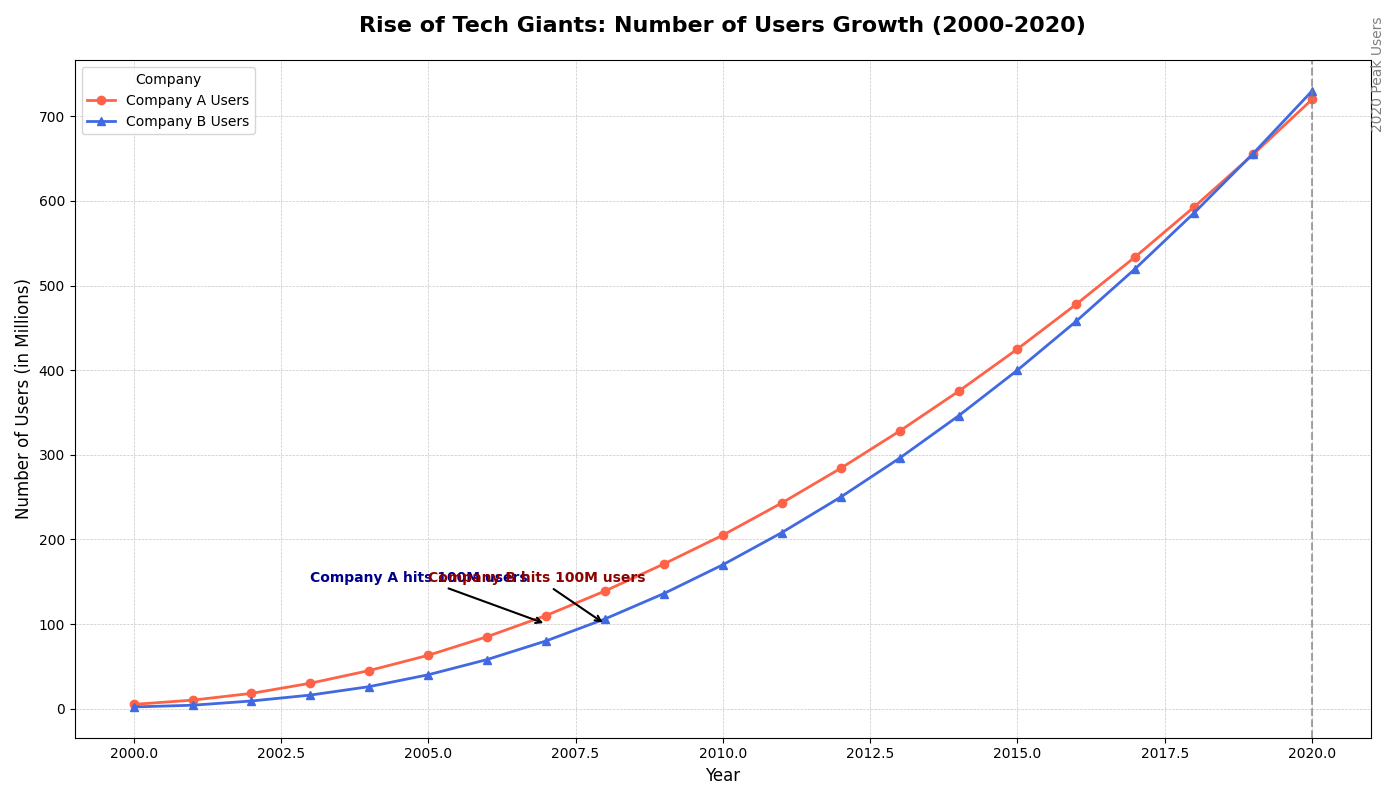

The Python source for this figure:
import matplotlib.pyplot as plt
import numpy as np

years = np.arange(2000, 2021)
company_a_users = np.array([5, 10, 18, 30, 45, 63, 85, 110, 139, 171, 205, 243, 284, 328, 375, 425, 478, 534, 593, 655, 720])
company_b_users = np.array([2, 4, 9, 16, 26, 40, 58, 80, 106, 136, 170, 208, 250, 296, 346, 400, 458, 520, 586, 656, 730])

fig, ax1 = plt.subplots(figsize=(14, 8))

# Colors shuffled by switching
ax1.plot(years, company_a_users, label='Company A Users', marker='o', linestyle='-', color='tomato', linewidth=2, markersize=6)
ax1.plot(years, company_b_users, label='Company B Users', marker='^', linestyle='-', color='royalblue', linewidth=2, markersize=6)

ax1.annotate('Company A hits 100M users', xy=(2007, 100), xytext=(2003, 150),
             arrowprops=dict(facecolor='black', arrowstyle='->', lw=1.5),
             fontsize=10, fontweight='bold', color='darkblue')

ax1.annotate('Company B hits 100M users', xy=(2008, 100), xytext=(2005, 150),
             arrowprops=dict(facecolor='black', arrowstyle='->', lw=1.5),
             fontsize=10, fontweight='bold', color='darkred')

ax1.axvline(x=2020, color='gray', linestyle='--', linewidth=1.5, alpha=0.7)
ax1.text(2021, 750, '2020 Peak Users', rotation=90, verticalalignment='center', fontsize=10, color='gray')

ax1.set_title("Rise of Tech Giants: Number of Users Growth (2000-2020)", fontsize=16, fontweight='bold', pad=20)
ax1.set_xlabel("Year", fontsize=12)
ax1.set_ylabel("Number of Users (in Millions)", fontsize=12)

ax1.legend(loc='upper left', fontsize=10, title="Company", frameon=True)
ax1.grid(True, which='major', linestyle='--', linewidth=0.5, alpha=0.7)

plt.tight_layout()
plt.show()
